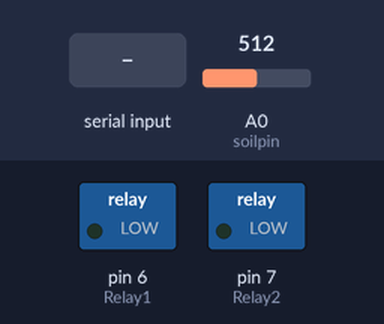
This sketch was run on a simulated Arduino Uno, built with avr-gcc and run on an emulated ATmega328P. Parts: switched loads named in the sketch (green lamp = pin HIGH). Inputs (shaded band) come from the test bench; at power-on: A0 (soilpin) = 512. The local clock reads 2024-03-15 10:24:30 at power-on unless the sketch sets it; what the sketch prints to the serial monitor is not drawn.

Above: at 1.2 s.
1.3 s: "3" received over Serial
At 2.1 s:
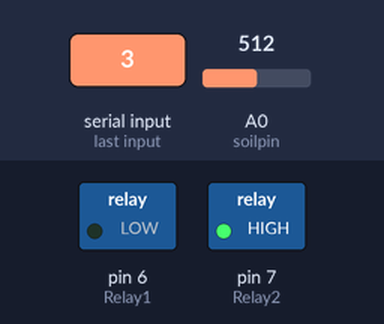
2.8 s: "0" received over Serial
At 3.2 s:
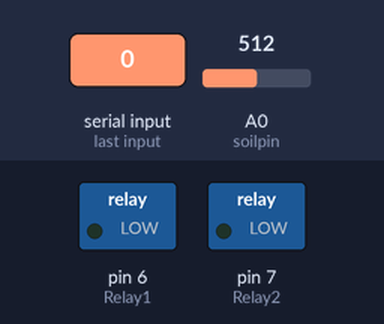
4.3 s: "1" received over Serial
At 31.2 s:
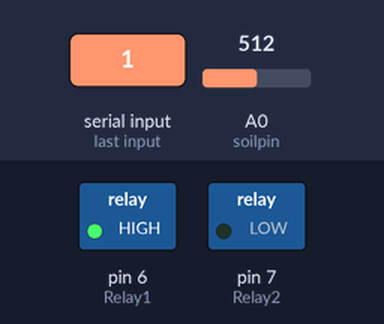
Timing chart, 0 to 31.8 s (numbered marks = the images above; inputs shaded):
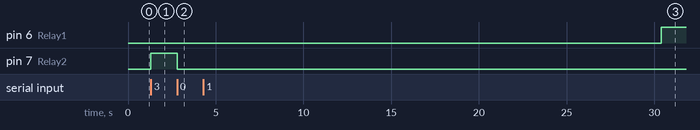

The sketch:

moisture.ino
```cpp
#include <DS3231.h>

int Relay1=6;
int Relay2=7;
int soilpin=A0,output,output2;


// Init the DS3231 using the hardware interface
DS3231 rtc(SDA, SCL);
Time t;
const int onhour =8;//Time
const int onmin=00;
const int onsec=30;
const int offhour=8;
const int offmin=01;
const int offsec=00;

void setup()
{
  // Setup Serial connection
  Serial.begin(9600);
  rtc.begin();
  pinMode(Relay1,OUTPUT);
  pinMode(Relay2,OUTPUT);
  digitalWrite(Relay1,LOW);
  digitalWrite(Relay2,LOW);
  Serial.print("Enter\n1.To Pump at Specific Time\n2.To Pump using Soil Moisture\n3.For Dripping irrigation\n0.To Switch Everything Off");

  // The following lines can be uncommented to set the date and time
  rtc.setDOW(MONDAY);       // Set Day-of-Week to SUNDAY
  rtc.setTime(8,00,00);        // Set the time to 12:00:00 (24hr format)
  rtc.setDate(7,03,2019);   // Set the date to January 1st, 2014
}

void loop()
{
  int flag=0;
  t=rtc.getTime();


 output=analogRead(soilpin);
 output2=map(output,1060,260,0,100);
 char ch=Serial.read();
  // Wait one second before repeating :)

switch(ch)
{
 case '1':
 while(ch!='0'){
  flag=0;

 while(flag!=1 && ch!='0'){
 t=rtc.getTime();
  Serial.print(t.hour);
  Serial.print(" Hours ");
  Serial.print(t.min);
  Serial.print(" Minutes ");
  Serial.print(t.sec);
  Serial.println(" Secs ");
  ch=Serial.read();
 if(t.hour==onhour && t.min==onmin && t.sec==onsec)
  {
    digitalWrite(Relay1,HIGH);
    Serial.println("PUMP ON");
  }
  else if(t.hour==offhour && t.min==offmin && t.sec==offsec)
  { flag=1;
    digitalWrite(Relay1,LOW);
    Serial.println("PUMP OFF");

  }
   delay (1000);}}
  break;
  case '2':
  //Serial.println(output);
  while(ch!= '0'){
  while(output2<=30 )
  {
     digitalWrite(Relay2,HIGH);
     digitalWrite(Relay1,HIGH);
    Serial.println("Moisture On ");
    //Serial.println(output);
    //Serial.println(output2);
    output=analogRead(soilpin);
 output2=map(output,1060,260,0,100);
 ch=Serial.read();
 if(ch=='0')
 {
  break;
 }


  }//Serial.println(output2);
  Serial.println("Moisture OFF!! Pretty Wet ");
  digitalWrite(Relay2,LOW);
     digitalWrite(Relay1,LOW);
     output=analogRead(soilpin);
 output2=map(output,1060,260,0,100);
 if(ch=='0')
 {
  break;
 }
 ch=Serial.read();}
  break;
  case '3':
  digitalWrite(Relay2,HIGH);
  Serial.print("Drippin'");
  break;
  case '0':
  digitalWrite(Relay2,LOW);
  digitalWrite(Relay1,LOW);


}
}
```

Measured:
- after the input at 1.3 s, pin 7 (Relay2): LOW → HIGH at once
- after the input at 2.8 s, pin 7 (Relay2): HIGH → LOW at once
- after the input at 4.3 s, pin 6 (Relay1): LOW → HIGH after 26.1 s
